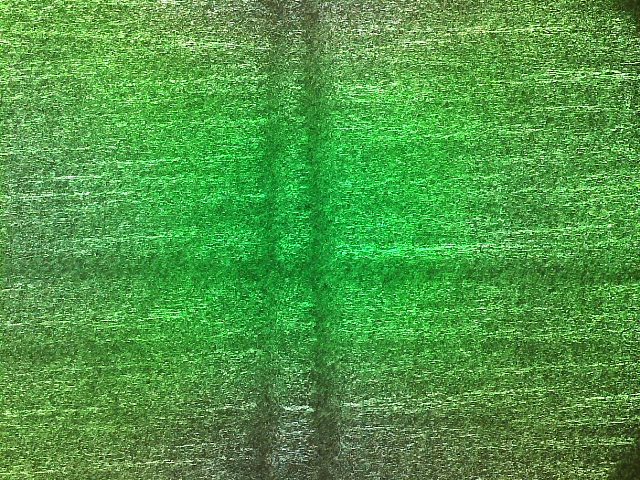
#> input picture images/two_vertical_and_horizontal.tiff, 640 x 480 px
$ python binary-close-open-hough-transform.py
#> lines starting #> are read from the running program, lines starting #| are printed output that depends on the picture; after the words box and inside, x2 and y2 are one past the last pixel; in counts of white or black regions, pixels touching at a corner belong together
import cv2
import numpy as np
import matplotlib.pyplot as plt

# Steps to reproduce:
# 1. Convert to 8-bit grayscale image
# 2. Repeat the following some number of times:
#   a. Apply a max filter of radius 2 px
#   b. Apply a median filter of radius 2 px
# 3. Threshold based on the bottom 5% of gray values
# 4. Invert the image for hough transform
# 5. (Needs further testing) Apply a series of openings and closings
# 6. Ready for hough transform!

"""
========== IMAGE PROCESSING ==========
"""

# Read as 8-bit grayscale
image = cv2.imread('images/two_vertical_and_horizontal.tiff', cv2.IMREAD_GRAYSCALE)
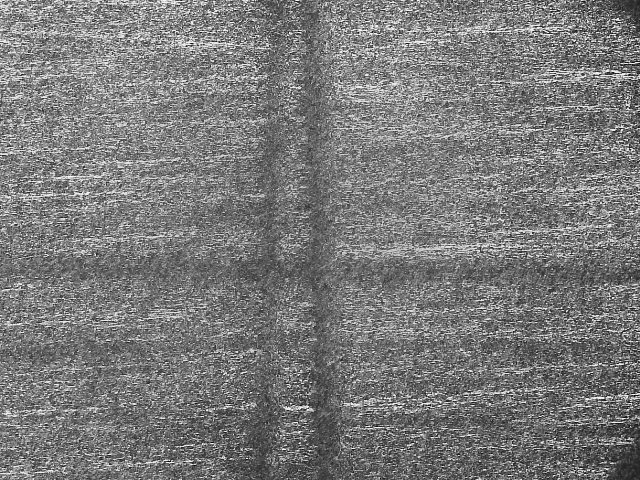
#> image: shape (480, 640); min 4, max 252, mean 121.9

og = image.copy()

n_filters = 4
ksize = 3
max_kernel = np.ones((ksize, ksize), np.uint8)

for i in range(n_filters):
    # max filter
    image = cv2.dilate(image, max_kernel)

    # median filter
    image = cv2.medianBlur(image, ksize)
#> this loop made 4 passes
#> pass 1, `image = cv2.dilate(image, max_kernel)`:
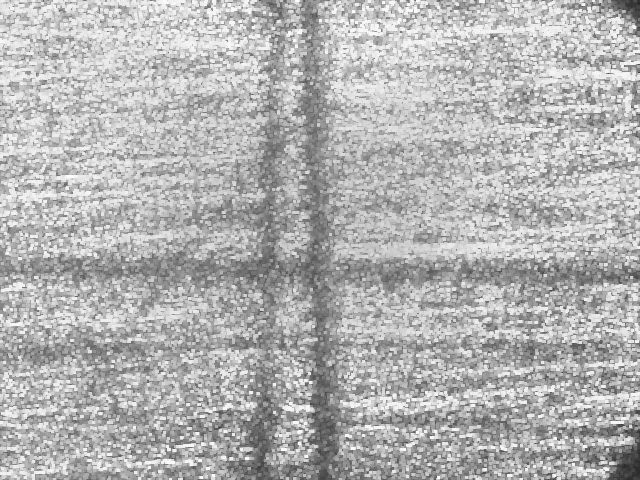
#> image: shape (480, 640); min 38, max 252, mean 178.4
#> after the loop:
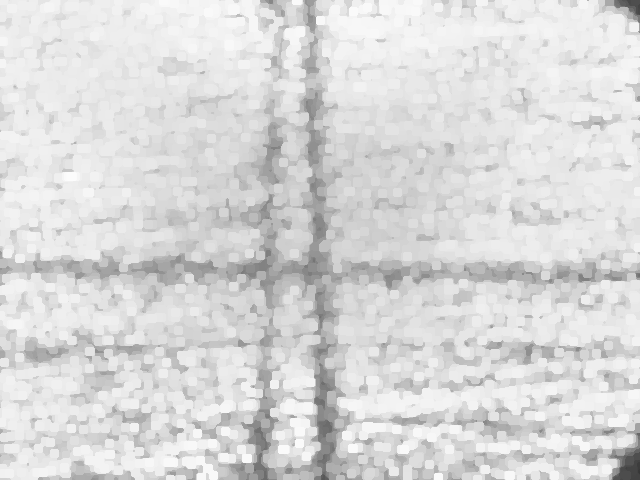
#> image: shape (480, 640); min 54, max 252, mean 217.7

filtered_image = image.copy()

# Find the threshold based on the bottom 5 percentile
threshold_value = np.percentile(image, 5)
#> threshold_value = 167

# Binary mask
(_, image) = cv2.threshold(image, threshold_value, 255, cv2.THRESH_BINARY_INV)
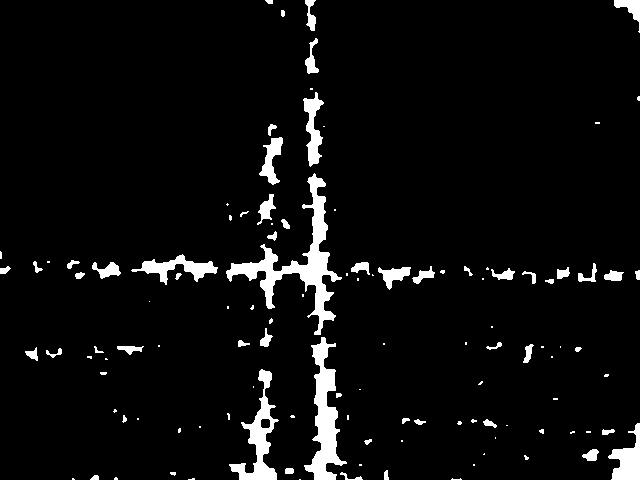
#> image: shape (480, 640); 5.2% white; 116 white regions (61 under 20 px), largest, box (x1, y1, x2, y2) and area: (226, 173, 342, 335) 3640, (304, 337, 347, 480) 2488, (229, 369, 279, 480) 1697

binary = image.copy()

# Open and close the image
n_morphs = 4
ksize = 5
morph_kernel = np.ones((ksize, ksize), np.uint8)

for i in range(n_morphs):
    # open
    image = cv2.morphologyEx(image, cv2.MORPH_OPEN, morph_kernel)

    # close
    image = cv2.morphologyEx(image, cv2.MORPH_CLOSE, morph_kernel)
#> this loop made 4 passes
#> pass 1, `image = cv2.morphologyEx(image, cv2.MORPH_OPEN, morph_kernel)`:
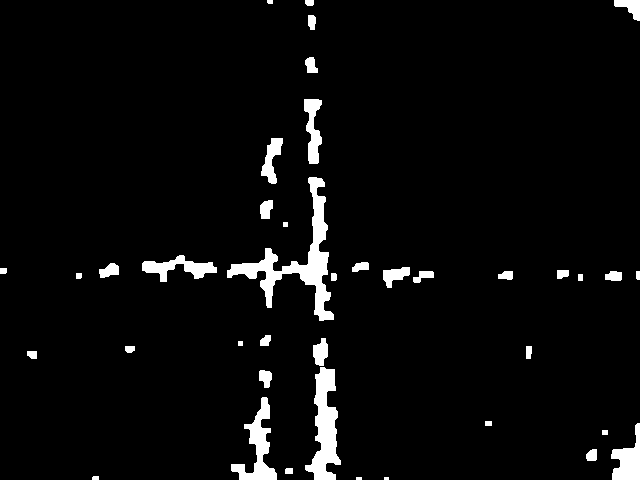
#> image: shape (480, 640); 4.3% white; 40 white regions (2 under 20 px), largest, box (x1, y1, x2, y2) and area: (227, 177, 334, 321) 3298, (305, 367, 341, 480) 2094, (231, 397, 277, 480) 1380

processed_binary = image.copy()

"""
========== HOUGH TRANSFORM ==========
"""
line_image = cv2.cvtColor(image, cv2.COLOR_GRAY2BGR)
#> line_image: shape (480, 640, 3); 4.3% white; 38 white regions (2 under 20 px), largest, box (x1, y1, x2, y2) and area: (227, 177, 337, 321) 3352, (305, 338, 341, 480) 2402, (231, 397, 277, 480) 1380
lines = cv2.HoughLinesP(image, 1, np.pi / 180, 30, minLineLength=50, maxLineGap=4)
#> lines = 34 rows, first 6: [322, 338, 326, 463], [315, 177, 317, 314], [313, 177, 315, 285], [332, 407, 336, 464], [324, 367, 328, 462], [320, 346, 322, 479]
for line in lines:
    x1, y1, x2, y2 = line[0]
    cv2.line(line_image, (x1, y1), (x2, y2), (0, 0, 255), 3)
#> this loop made 34 passes
#> (x1, y1, x2, y2) on passes 1 to 12: (322, 338, 326, 463), (315, 177, 317, 314), (313, 177, 315, 285), (332, 407, 336, 464), (324, 367, 328, 462), (320, 346, 322, 479), (265, 271, 335, 273), (330, 407, 333, 462), (312, 217, 314, 284), (321, 338, 323, 479), (329, 407, 332, 462), (318, 441, 318, 374)
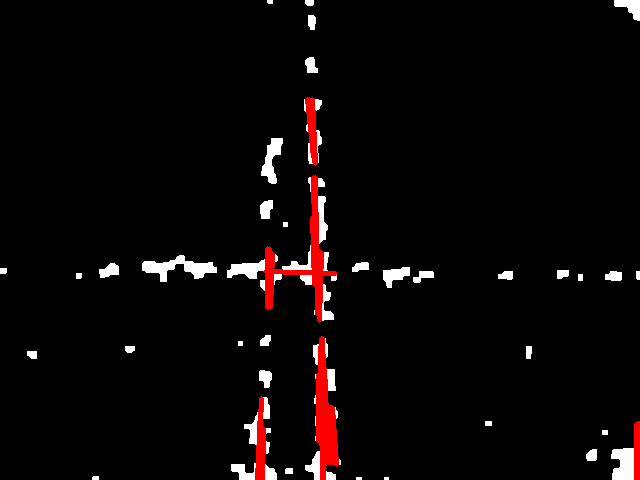
#> line_image: shape (480, 640, 3); mean B, G, R 6.8, 6.8, 11.4

"""
========== PLOTTING ==========
"""
fig = plt.figure(figsize=(16, 12))
gs = fig.add_gridspec(2, 4)

# Top Row
ax1 = fig.add_subplot(gs[0, 0])
ax1.imshow(og, cmap="gray")
ax1.set_title("Grayscale")

ax2 = fig.add_subplot(gs[0, 1])
ax2.imshow(filtered_image, cmap="gray")
ax2.set_title(f'After {n_filters} max + median')

ax3 = fig.add_subplot(gs[0, 2])
ax3.imshow(binary, cmap="gray")
ax3.set_title(f'Binary (t = {threshold_value})')

ax4 = fig.add_subplot(gs[0, 3])
ax4.imshow(processed_binary, cmap="gray")
ax4.set_title("Fully processed")

ax5 = fig.add_subplot(gs[1, :])
ax5.imshow(cv2.cvtColor(line_image, cv2.COLOR_BGR2RGB))
ax5.set_title("Hough lines")

plt.tight_layout()
plt.show()
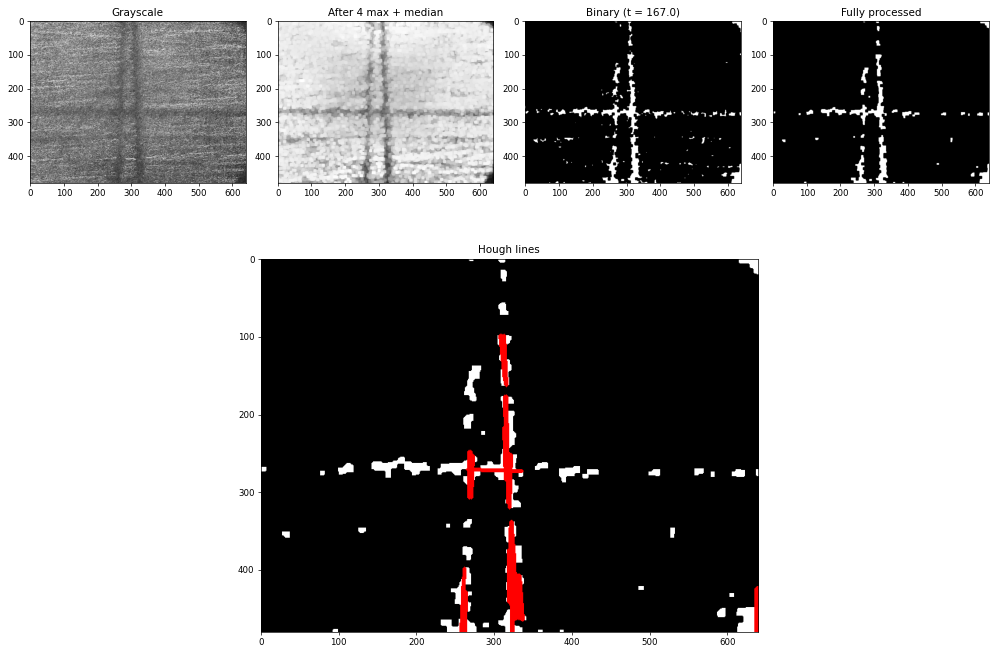
#> figure drawn by matplotlib, 5 panels

$ run again, with images/faint_1.tiff copied over images/two_vertical_and_horizontal.tiff
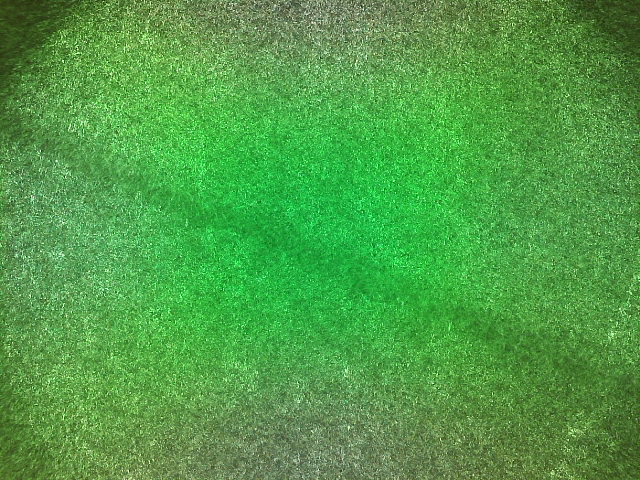
#> input picture images/faint_1.tiff, 640 x 480 px
#> after the loop `for i in range(n_filters):`:
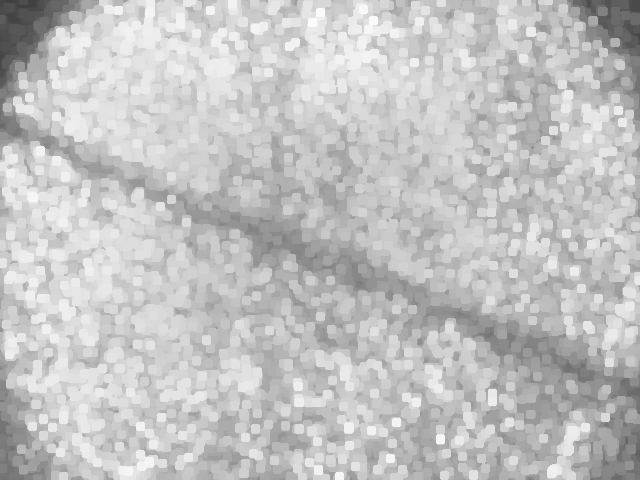
#> image: shape (480, 640); min 63, max 251, mean 194.5
#> threshold_value = 142
#> lines = 62 rows, first 6: [637, 93, 637, 0], [551, 356, 639, 393], [639, 479, 639, 424], [3, 103, 3, 0], [1, 479, 1, 411], [8, 97, 8, 0]
#> the loop `for line in lines:` made 62 passes
#> after the loop `for line in lines:`:
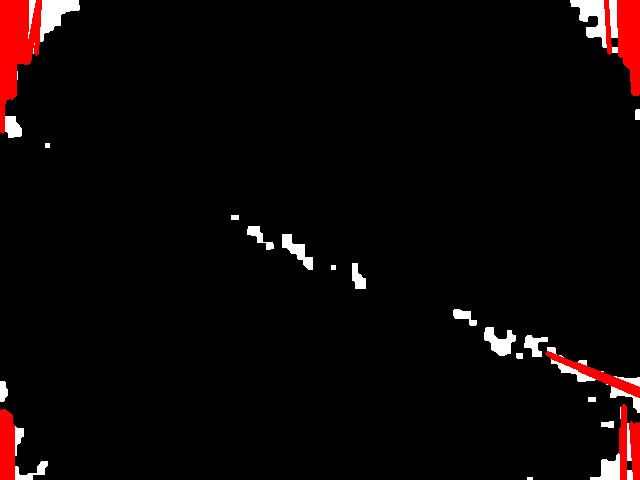
#> line_image: shape (480, 640, 3); mean B, G, R 5.5, 5.5, 12.2

$ run again, with images/faint_3.tiff copied over images/two_vertical_and_horizontal.tiff
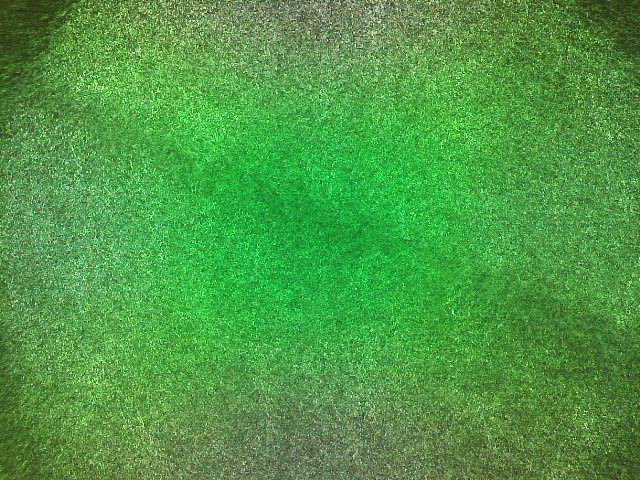
#> input picture images/faint_3.tiff, 640 x 480 px
#> after the loop `for i in range(n_filters):`:
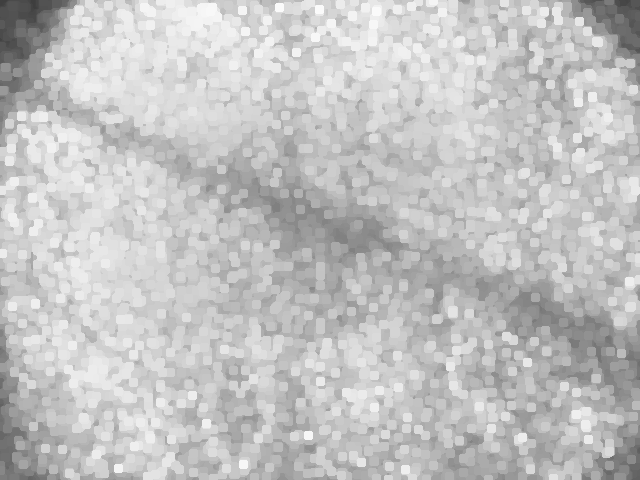
#> image: shape (480, 640); min 62, max 250, mean 194.5
#> threshold_value = 142
#> lines = 45 rows, first 6: [1, 479, 6, 380], [7, 62, 8, 0], [1, 0, 2, 62], [26, 89, 32, 0], [0, 62, 0, 0], [0, 466, 4, 372]
#> the loop `for line in lines:` made 45 passes
#> after the loop `for line in lines:`:
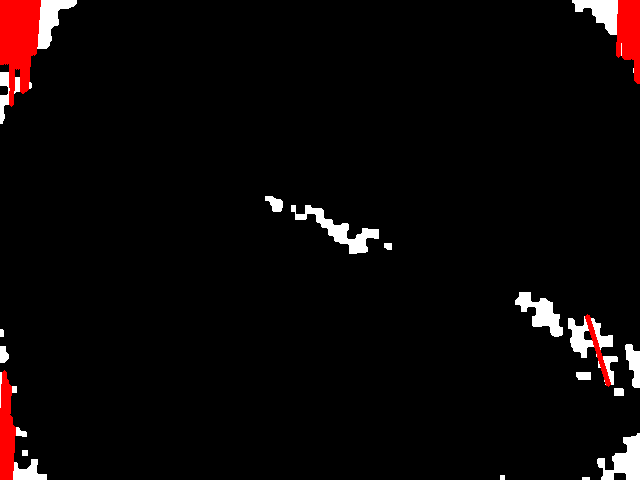
#> line_image: shape (480, 640, 3); mean B, G, R 6.8, 6.8, 11.9
